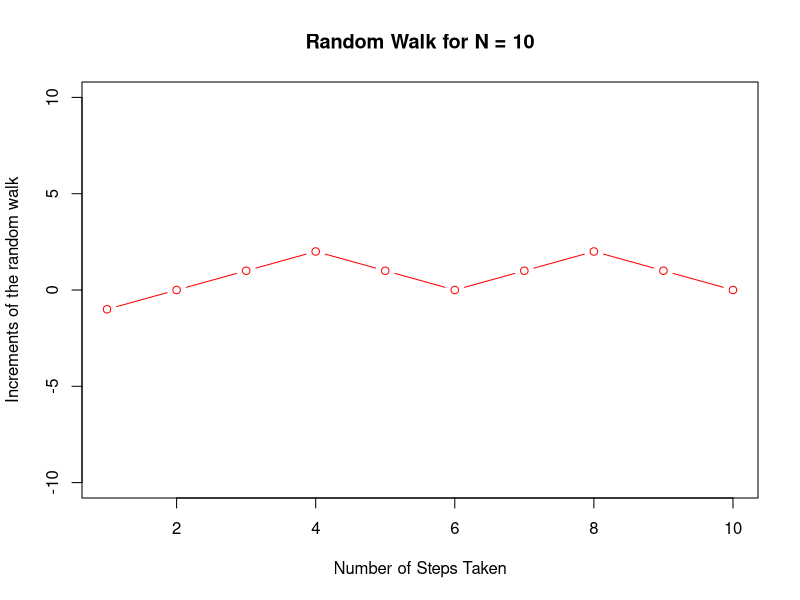
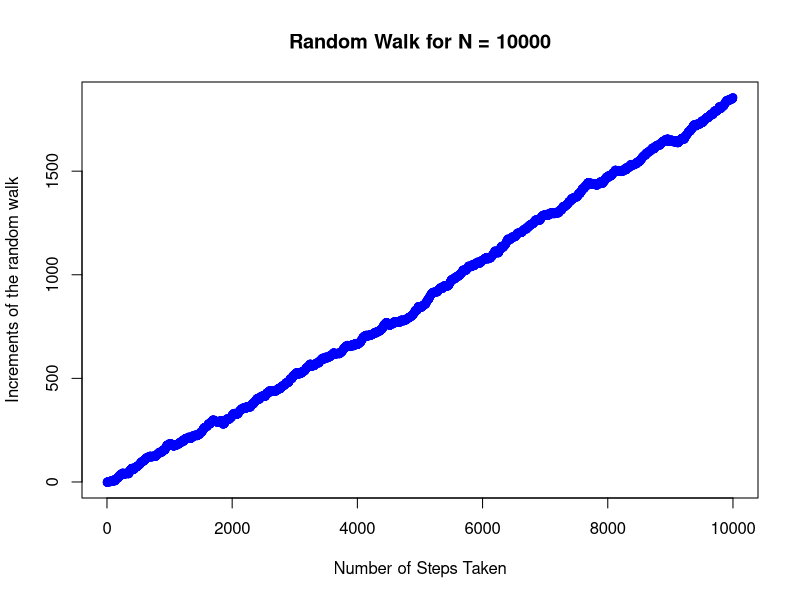

The R source for these figures, in order:
# Computer Practical - Code - Markov Processes

#Qu1)
#Creating a sample of 1’s and -1’s with p = 0.6 and q = 0.4:

Z <- sample(c(1, -1), 10, replace = TRUE, prob = c(0.6, 0.4))
Z

#Altogether, the code to produce a random walk is:
p <- 0.6
q <- 1 - p
N <- 10
# Add your code for increments
Z <- sample(c(1, -1), N, replace = TRUE, prob = c(p, q))
# Should produce a string of 10 plus-or-minus 1s
Z    
# Turn increments into a random walk
X <- cumsum(Z) 
# Should produce something that looks like a random walk
X    

#Qu2)
#Plotting the graphs:
#For N = 10
p <- 0.6
q <- 1 - p
N <- 10
Z <- sample(c(1, -1), N, replace = TRUE, prob = c(p, q))
X <- cumsum(Z) 
plot(1:N, X,
      type = "b",
      col  = "red",
      ylim = c(-10,10),
      xlab = "Number of Steps Taken",
      ylab = "Increments of the random walk",
      main = "Random Walk for N = 10")

#For N = 10,000
p <- 0.6
q <- 1 - p
N <- 10000
Z <- sample(c(1, -1), N, replace = TRUE, prob = c(p, q))
X <- cumsum(Z) 
plot(1:N, X,
      type = "b",
      col  = "blue",
      xlab = "Number of Steps Taken",
      ylab = "Increments of the random walk",
      main = "Random Walk for N = 10000")
      
#Qu 3) 

RandomWalk <- function(N, p) {
  Z <- sample(c(1, -1), N, replace = TRUE, prob = c(p, 1-p))
  cumsum(Z)
}

#Plots:

#plot(RandomWalk(20,0.3),
#      type = "b",
#      col  = "purple",
#      ylim = c(-20,20),
#      xlab = "Number of Steps Taken",
#      ylab = "Increments of the random walk",
#      main = "Random Walk for N = 20 and Probability 0.3")


#Qu 4)
#This is the code but you can vary the value of p
N <- 100
p <- 0.5
trials <- 10000  # Or some other appropriate large number
samples <- replicate(trials, RandomWalk(N, p)[N])
exp = sum(samples)/trials
exp
# Now add code to output the average of samples


